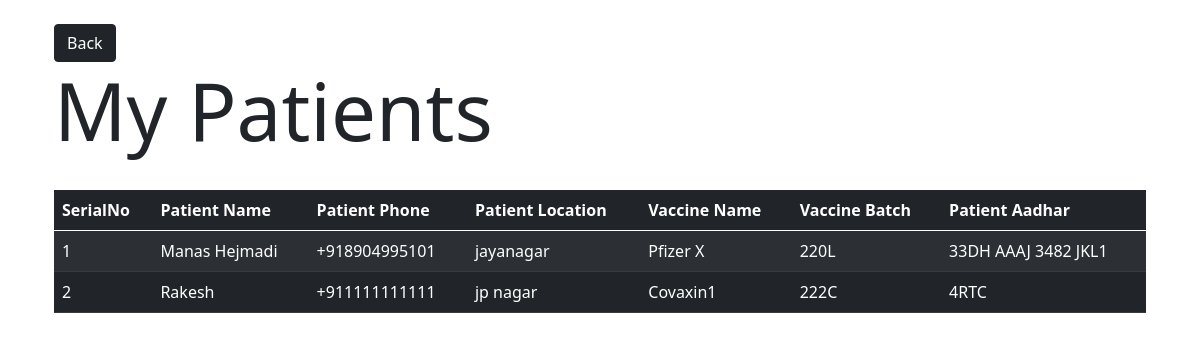
The app's page /doctor/mypatients (signed in) with its own data.
### CovaxinatorAPI/models.py (models this page shows, shortened)
class Patient(db.Model):
	id = db.Column(db.Integer, primary_key=True)
	name = db.Column(db.String)
	phone = db.Column(db.String) #also used as username
	password = db.Column(db.String) #also used as password
	location = db.relationship('Location', secondary=patient_location_association, backref=db.backref('patients', lazy='dynamic'))
	aadhar = db.Column(db.String)
	address = db.Column(db.String)
	is_alive = db.Column(db.String)
	is_vaccinated = db.Column(db.Boolean, default=False)
	doctor_id = db.Column(db.Integer, db.ForeignKey('doctor.id'))
	vaccine_batch_id = db.Column(db.Integer, db.ForeignKey('vaccine_batch.id'))
	side_effects = db.relationship('SideEffects', backref='patient')
	followup_chat_id = db.Column(db.Integer, db.ForeignKey('follow_up_chat_data.id'))

class Location(db.Model):
	id = db.Column(db.Integer, primary_key=True)
	name = db.Column(db.String)

class VaccineBatch(db.Model):
	id = db.Column(db.Integer, primary_key=True)
	vaccine_name = db.Column(db.String)
	batch_id = db.Column(db.String)
	doctor_id = db.Column(db.Integer, db.ForeignKey('doctor.id'))
	patients = db.relationship('Patient', backref='vaccine_batch')
	vaccine_count = db.Column(db.Integer)

### CovaxinatorAPI/doctor/routes.py (the view)
@doctor.route('/mypatients')
def get_my_patients():
	doc_id = session.get('logged_in_doctor')
	if(not doc_id): return redirect(url_for('doctor.doctor_login'))
	doctor = Doctor.query.filter_by(id=doc_id).first()
	patients = doctor.patients
	return render_template('doctor/mypatients.html', title="Fatalities", patients=patients)

### CovaxinatorAPI/templates/doctor/mypatients.html
{% extends 'layout.html' %}
{% block content %}
<div class="container p-4">
<button class="btn btn-dark" onclick="window.history.back()"> Back </button>
<h1 class="display-1">My Patients</h1>
<br>
<table class="table table-striped table-dark" id="tbl">
		<thead>
			<tr>
			<th scope="col">SerialNo</th>
			<th scope="col">Patient Name</th>
			<th scope="col">Patient Phone</th>
			<th scope="col">Patient Location</th>
			<th scope="col">Vaccine Name</th>
			<th scope="col">Vaccine Batch</th>
			<th scope="col">Patient Aadhar</th>
			</tr>
		</thead>
		<tbody id='tbl'>
			{% for e in patients %}
			<tr data-phone="{{e.name}}">
			<td>{{loop.index}}</td>
				<td>{{e.name}}</td>
				<td>{{e.phone}}</td>
				<td>{{e.location[0].name}}</td>
				<td>{{e.vaccine_batch.vaccine_name}}</td>
				<td>{{e.vaccine_batch.batch_id}}</td>
				<td>{{e.aadhar}}</td>
			</tr>
			{% endfor %}
		</tbody>
	</table>
</div>
{% endblock content %}

### CovaxinatorAPI/templates/layout.html (shortened to what this page needs)
<!doctype html>
<html lang="en">
  <head>
    <link href="https://cdn.jsdelivr.net/npm/bootstrap@5.0.0-beta1/dist/css/bootstrap.min.css" rel="stylesheet">
	<link rel="stylesheet" href="{{url_for('static', filename='main.css')}}">
  </head>
  <body>
    {% block content %}
	{% endblock content %}
  </body>
</html>

### records on screen
Patient: name "Manas Hejmadi", phone "+918904995101", name "jayanagar", vaccine_batch.vaccine_name "Pfizer X", vaccine_batch.batch_id "220L", aadhar "33DH AAAJ 3482 JKL1"
Patient: name "Rakesh", phone "+911111111111", name "jp nagar", vaccine_batch.vaccine_name "Covaxin1", vaccine_batch.batch_id "222C", aadhar "4RTC"
